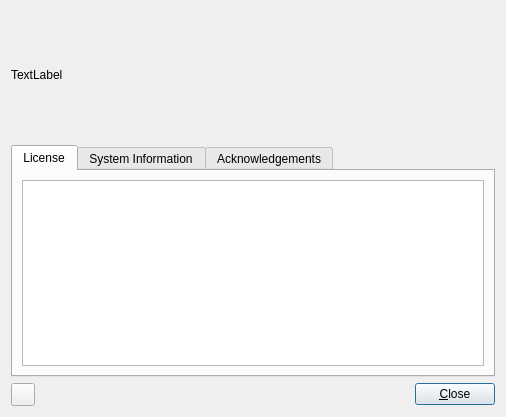
<?xml version="1.0" encoding="UTF-8"?>
<ui version="4.0">
 <class>HelpAboutDialog</class>
 <widget class="QDialog" name="HelpAboutDialog">
  <property name="geometry">
   <rect>
    <x>0</x>
    <y>0</y>
    <width>506</width>
    <height>417</height>
   </rect>
  </property>
  <property name="windowTitle">
   <string>About Profex</string>
  </property>
  <layout class="QVBoxLayout" name="verticalLayout">
   <item>
    <layout class="QHBoxLayout" name="horizontalLayout_2">
     <item>
      <widget class="QLabel" name="labelVersion">
       <property name="text">
        <string>TextLabel</string>
       </property>
      </widget>
     </item>
     <item>
      <widget class="QLabel" name="label">
       <property name="minimumSize">
        <size>
         <width>128</width>
         <height>128</height>
        </size>
       </property>
       <property name="maximumSize">
        <size>
         <width>128</width>
         <height>128</height>
        </size>
       </property>
       <property name="text">
        <string/>
       </property>
       <property name="pixmap">
        <pixmap resource="../profex/profex.qrc">:/icons/profex5st.svg</pixmap>
       </property>
       <property name="scaledContents">
        <bool>true</bool>
       </property>
      </widget>
     </item>
    </layout>
   </item>
   <item>
    <widget class="QTabWidget" name="tabWidget">
     <property name="currentIndex">
      <number>0</number>
     </property>
     <widget class="QWidget" name="License">
      <attribute name="title">
       <string>License</string>
      </attribute>
      <layout class="QGridLayout" name="gridLayout">
       <item row="0" column="0">
        <widget class="QTextEdit" name="textEditLicense"/>
       </item>
      </layout>
     </widget>
     <widget class="QWidget" name="SystemInformation">
      <attribute name="title">
       <string>System Information</string>
      </attribute>
      <layout class="QGridLayout" name="gridLayout_2">
       <item row="0" column="0">
        <widget class="QTextEdit" name="textEditSysInfo"/>
       </item>
      </layout>
     </widget>
     <widget class="QWidget" name="tab">
      <attribute name="title">
       <string>Acknowledgements</string>
      </attribute>
      <layout class="QGridLayout" name="gridLayout_3">
       <item row="0" column="0">
        <widget class="QTextEdit" name="textEditAck"/>
       </item>
      </layout>
     </widget>
    </widget>
   </item>
   <item>
    <layout class="QHBoxLayout" name="horizontalLayout">
     <item>
      <widget class="QToolButton" name="toolButtonClipboard">
       <property name="toolTip">
        <string>Copy system information to clipboard</string>
       </property>
       <property name="icon">
        <iconset theme="profex-document-copy">
         <normaloff>.</normaloff>.</iconset>
       </property>
      </widget>
     </item>
     <item>
      <spacer name="horizontalSpacer">
       <property name="orientation">
        <enum>Qt::Horizontal</enum>
       </property>
       <property name="sizeHint" stdset="0">
        <size>
         <width>40</width>
         <height>20</height>
        </size>
       </property>
      </spacer>
     </item>
     <item>
      <widget class="QPushButton" name="pushButtonClose">
       <property name="text">
        <string>&amp;Close</string>
       </property>
      </widget>
     </item>
    </layout>
   </item>
  </layout>
 </widget>
 <tabstops>
  <tabstop>tabWidget</tabstop>
  <tabstop>textEditLicense</tabstop>
  <tabstop>textEditSysInfo</tabstop>
  <tabstop>textEditAck</tabstop>
  <tabstop>toolButtonClipboard</tabstop>
  <tabstop>pushButtonClose</tabstop>
 </tabstops>
 <resources>
  <include location="../profex/profex.qrc"/>
 </resources>
 <connections>
  <connection>
   <sender>pushButtonClose</sender>
   <signal>clicked()</signal>
   <receiver>HelpAboutDialog</receiver>
   <slot>accept()</slot>
   <hints>
    <hint type="sourcelabel">
     <x>495</x>
     <y>406</y>
    </hint>
    <hint type="destinationlabel">
     <x>263</x>
     <y>283</y>
    </hint>
   </hints>
  </connection>
  <connection>
   <sender>toolButtonClipboard</sender>
   <signal>clicked()</signal>
   <receiver>HelpAboutDialog</receiver>
   <slot>toClipboard()</slot>
   <hints>
    <hint type="sourcelabel">
     <x>22</x>
     <y>390</y>
    </hint>
    <hint type="destinationlabel">
     <x>83</x>
     <y>386</y>
    </hint>
   </hints>
  </connection>
 </connections>
 <slots>
  <slot>toClipboard()</slot>
 </slots>
</ui>
